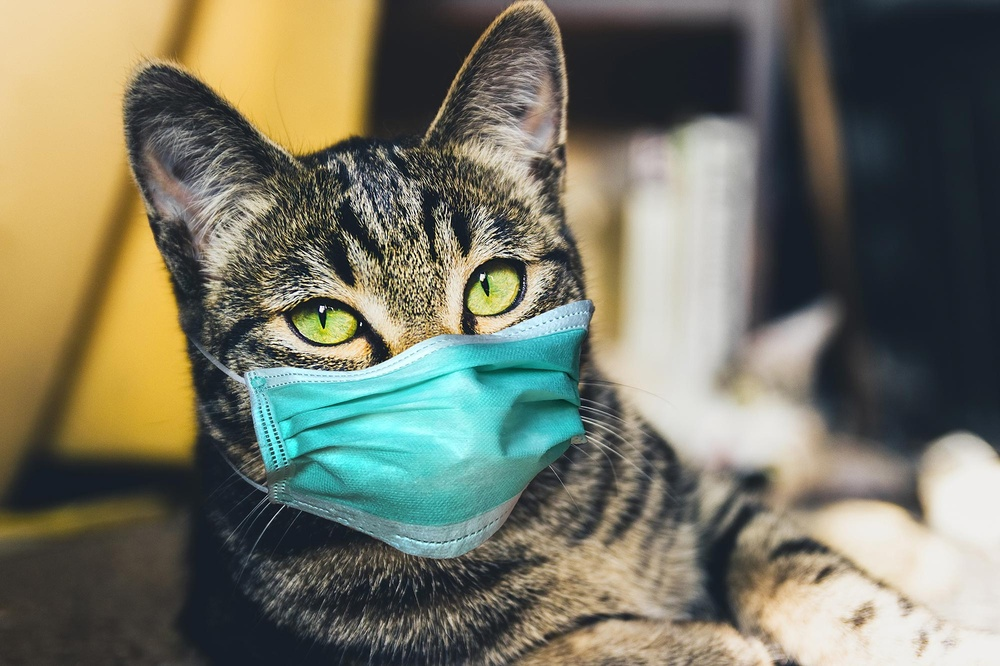
#> input picture input-images/cat.jpg, 1000 x 666 px, shrunk from 2000 x 1333 before the run
$ python 06blurrimage.py
#> lines starting #> are read from the running program, lines starting #| are printed output that depends on the picture
#Import required Image library
from PIL import Image, ImageFilter

#Open existing image
OriImage = Image.open('input-images/cat.jpg')
#> OriImage is the input picture: PIL image 1000x666 RGB; mean R, G, B 117.1, 117.2, 100.5
OriImage.show()

#Applying BoxBlur filter
boxImage = OriImage.filter(ImageFilter.BoxBlur(7))
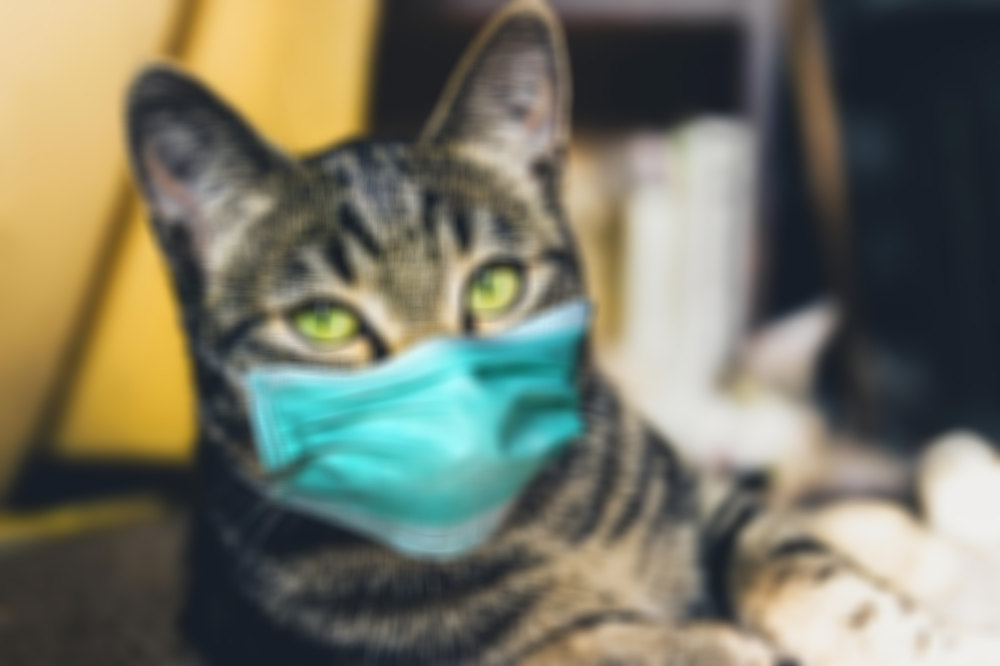
#> boxImage: PIL image 1000x666 RGB; mean R, G, B 117.1, 117.2, 100.5
boxImage.show()
OriImage.filter(ImageFilter.EMBOSS).show()
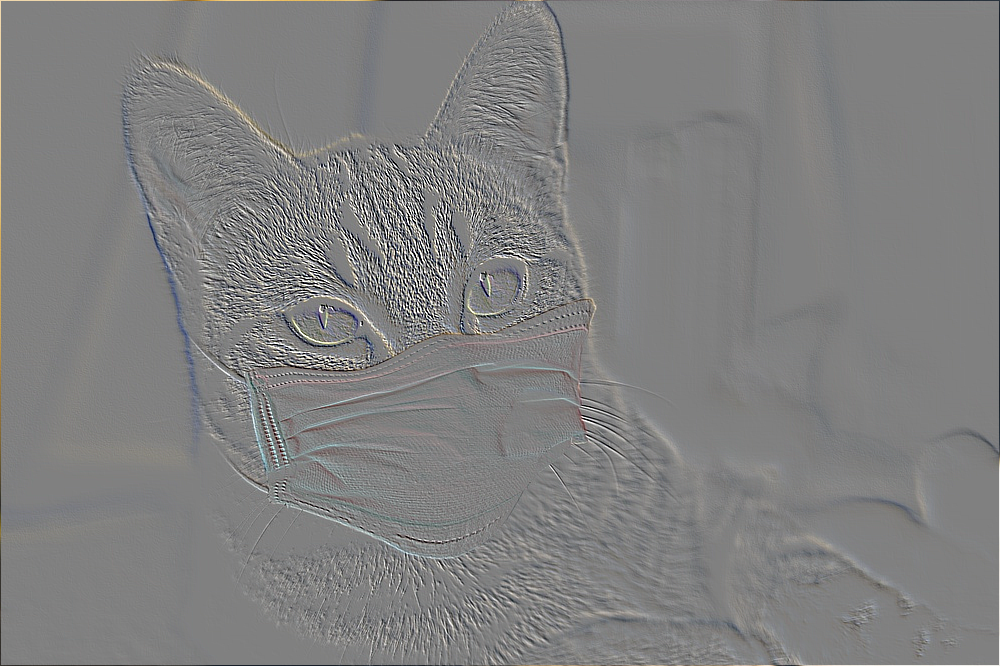
#> shown: PIL image 1000x666 RGB; mean R, G, B 128, 127.9, 127.9

#Save Boxblur image
boxImage.save('out-images/blurredcat.jpg')

$ run again, with input-images/clownfish.jpg copied over input-images/cat.jpg
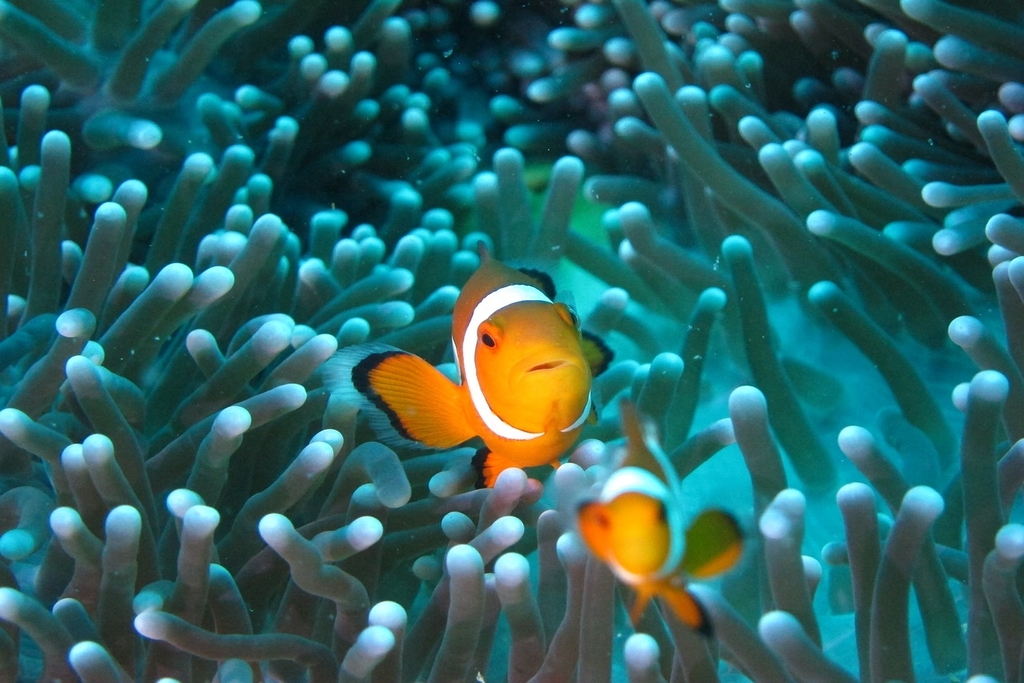
#> input picture input-images/clownfish.jpg, 1024 x 683 px
#> OriImage is the input picture: PIL image 1024x683 RGB; mean R, G, B 44.9, 97.7, 97.1
#> `boxImage = OriImage.filter(ImageFilter.BoxBlur(7))`:
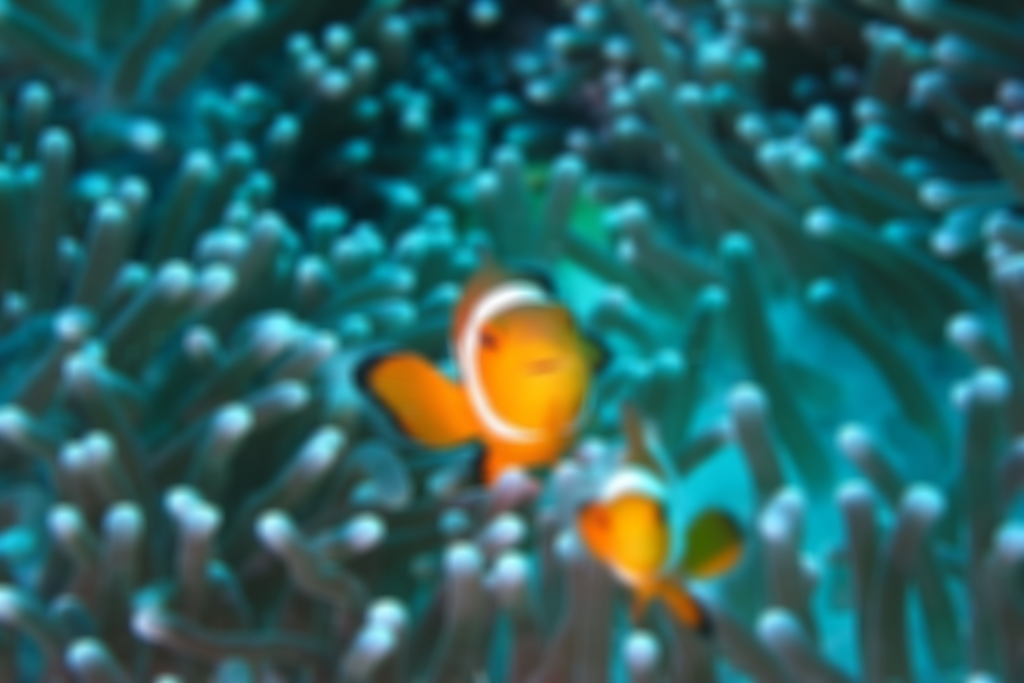
#> boxImage: PIL image 1024x683 RGB; mean R, G, B 44.9, 97.7, 97.1
#> `OriImage.filter(ImageFilter.EMBOSS).show()`:
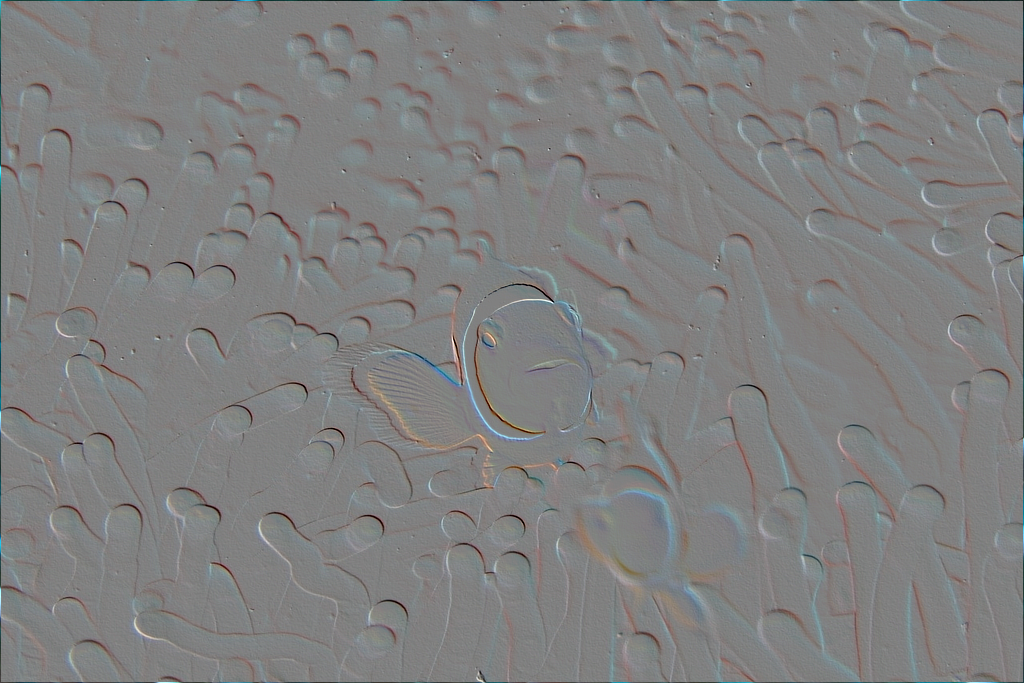
#> shown: PIL image 1024x683 RGB; mean R, G, B 127.5, 127.8, 127.8

$ run again, with input-images/cutedog.jpg copied over input-images/cat.jpg
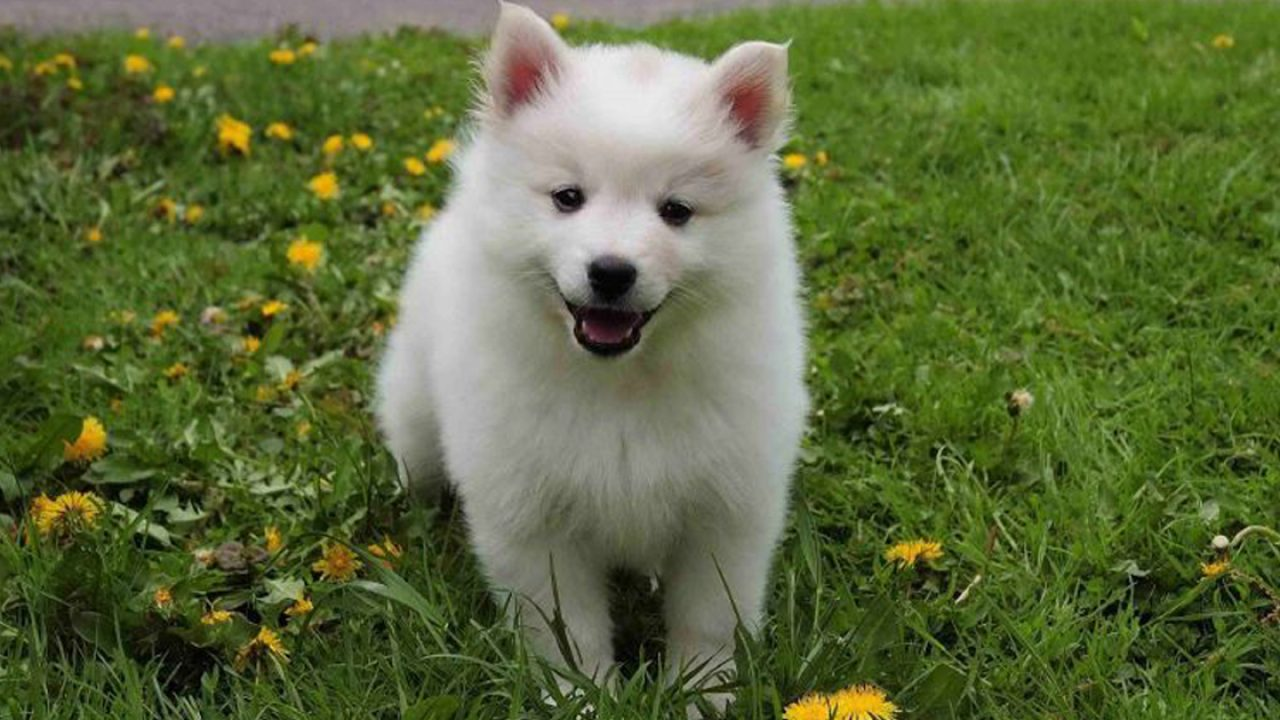
#> input picture input-images/cutedog.jpg, 1280 x 720 px
#> OriImage is the input picture: PIL image 1280x720 RGB; mean R, G, B 91.5, 105.5, 58.2
#> `boxImage = OriImage.filter(ImageFilter.BoxBlur(7))`:
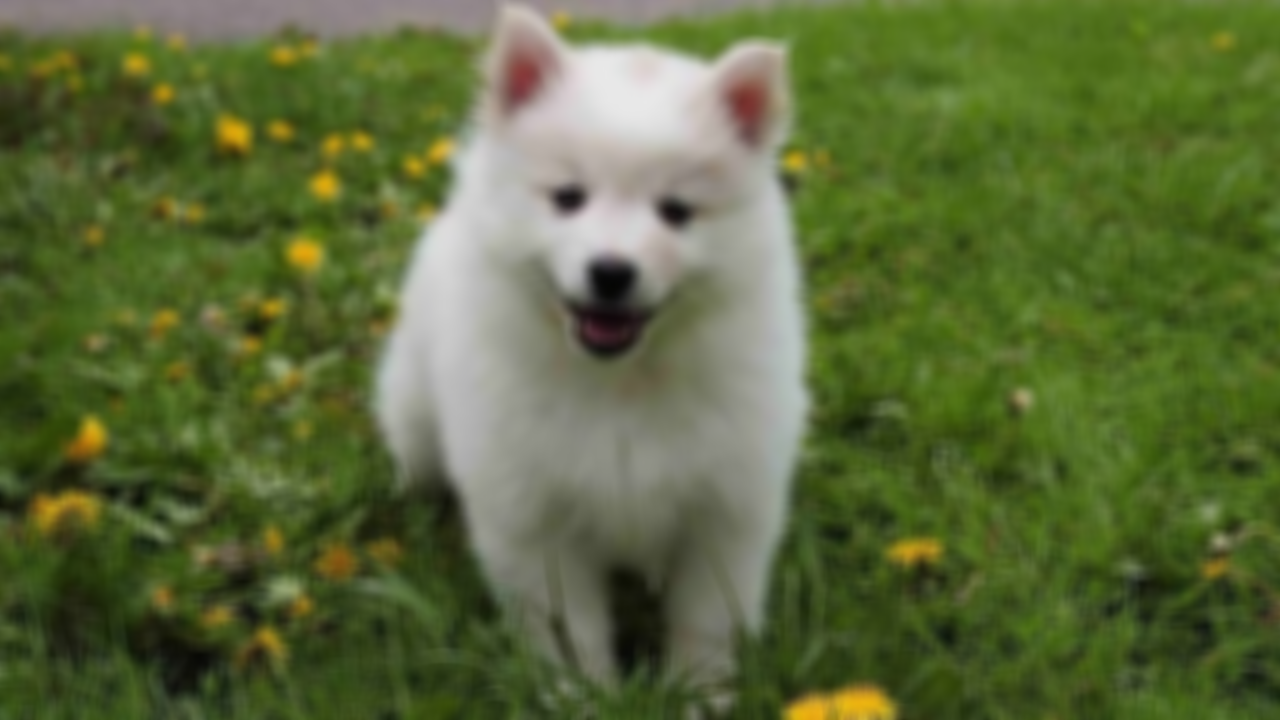
#> boxImage: PIL image 1280x720 RGB; mean R, G, B 91.5, 105.5, 58.2
#> `OriImage.filter(ImageFilter.EMBOSS).show()`:
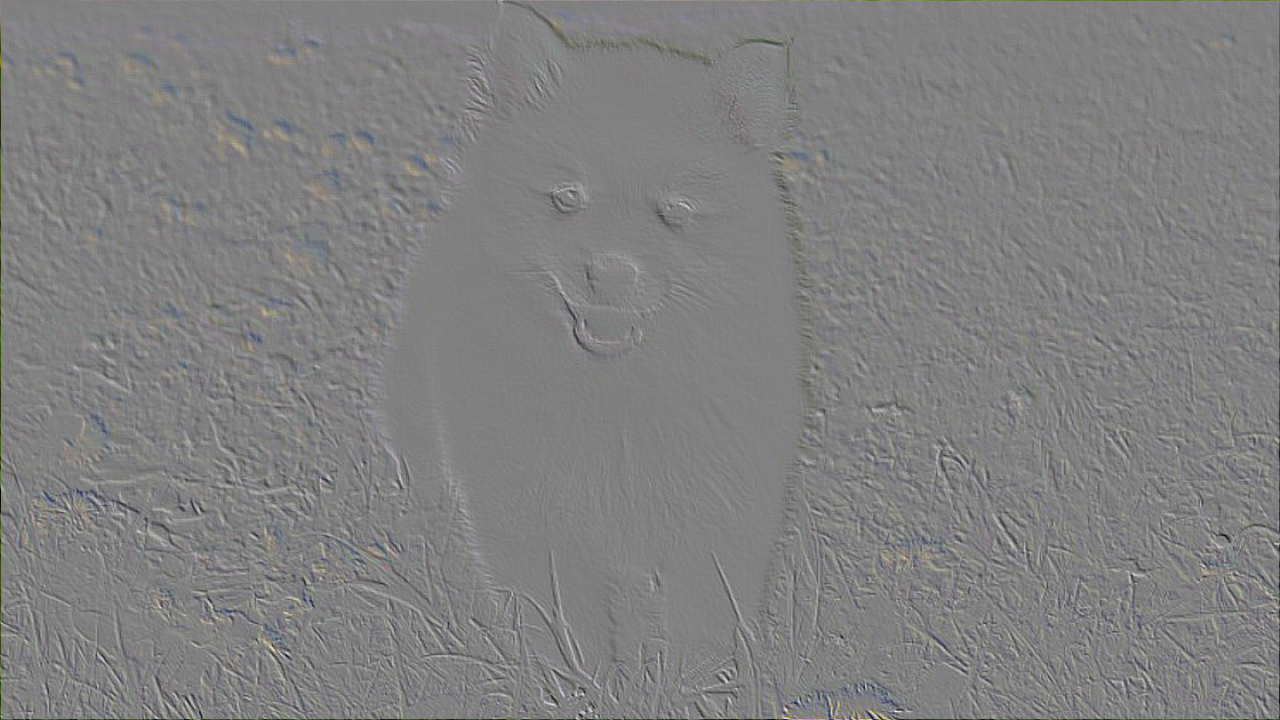
#> shown: PIL image 1280x720 RGB; mean R, G, B 127.9, 128, 127.8

$ run again, with input-images/flower.jpg copied over input-images/cat.jpg
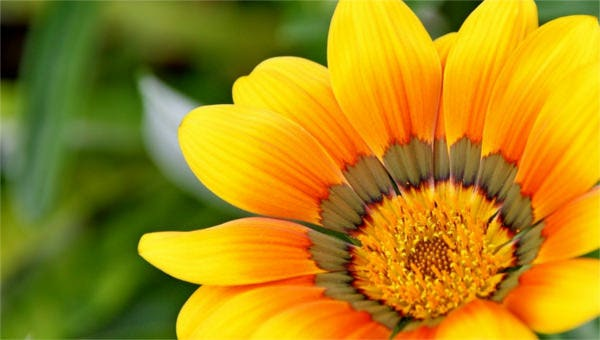
#> input picture input-images/flower.jpg, 600 x 340 px
#> OriImage is the input picture: PIL image 600x340 RGB; mean R, G, B 169.8, 137.5, 19.2
#> `boxImage = OriImage.filter(ImageFilter.BoxBlur(7))`:
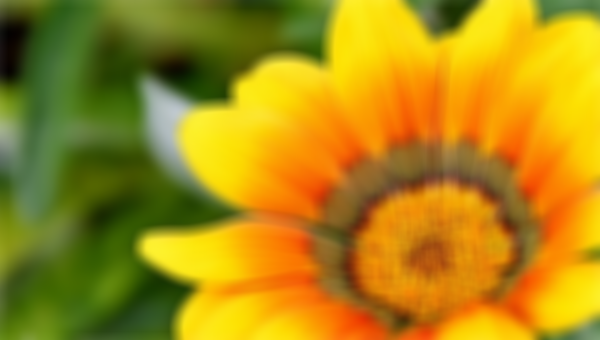
#> boxImage: PIL image 600x340 RGB; mean R, G, B 169.9, 137.7, 19.4
#> `OriImage.filter(ImageFilter.EMBOSS).show()`:
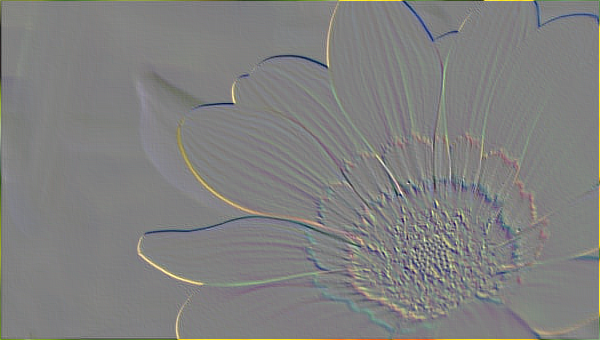
#> shown: PIL image 600x340 RGB; mean R, G, B 128.3, 128.3, 127.2
